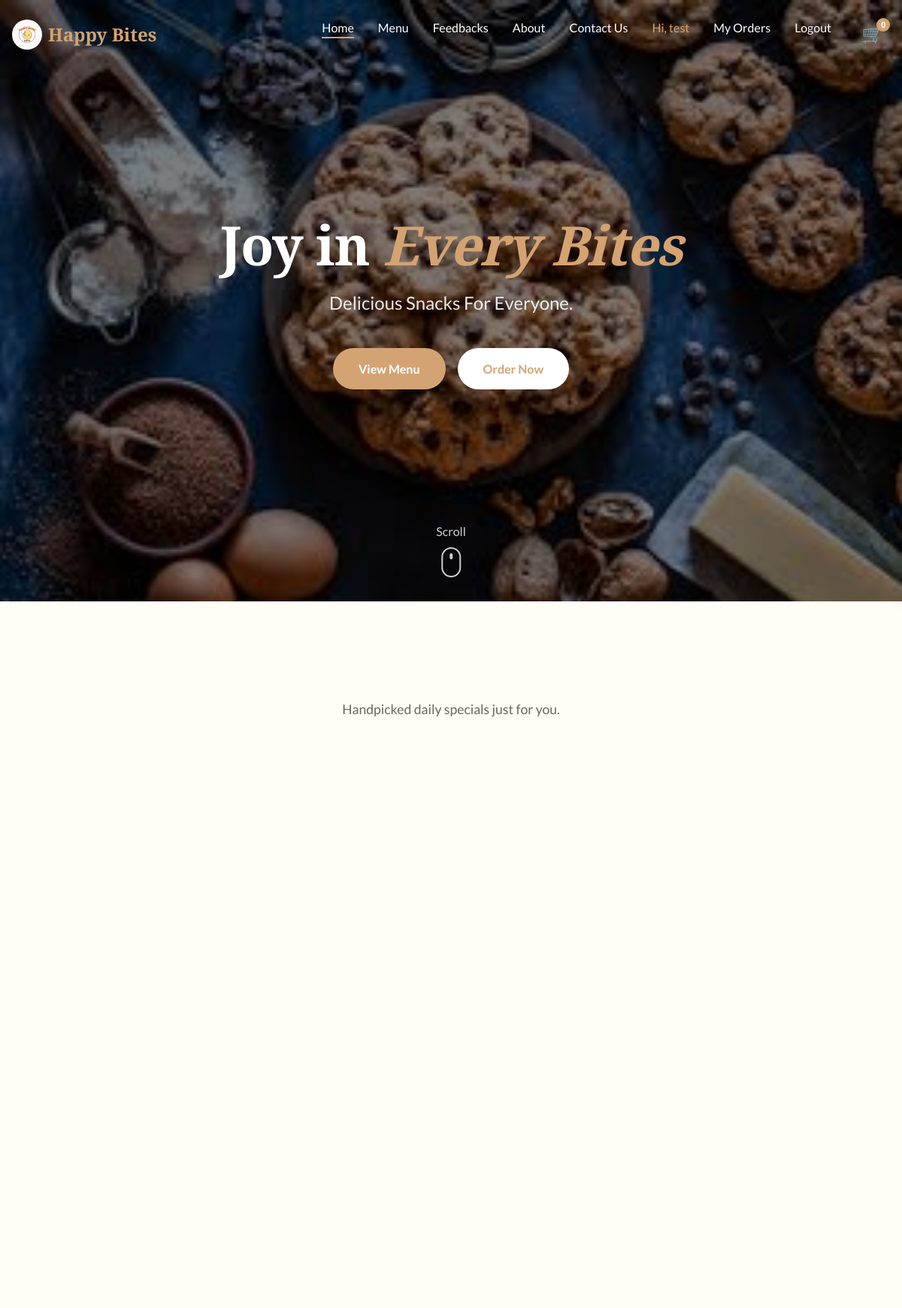
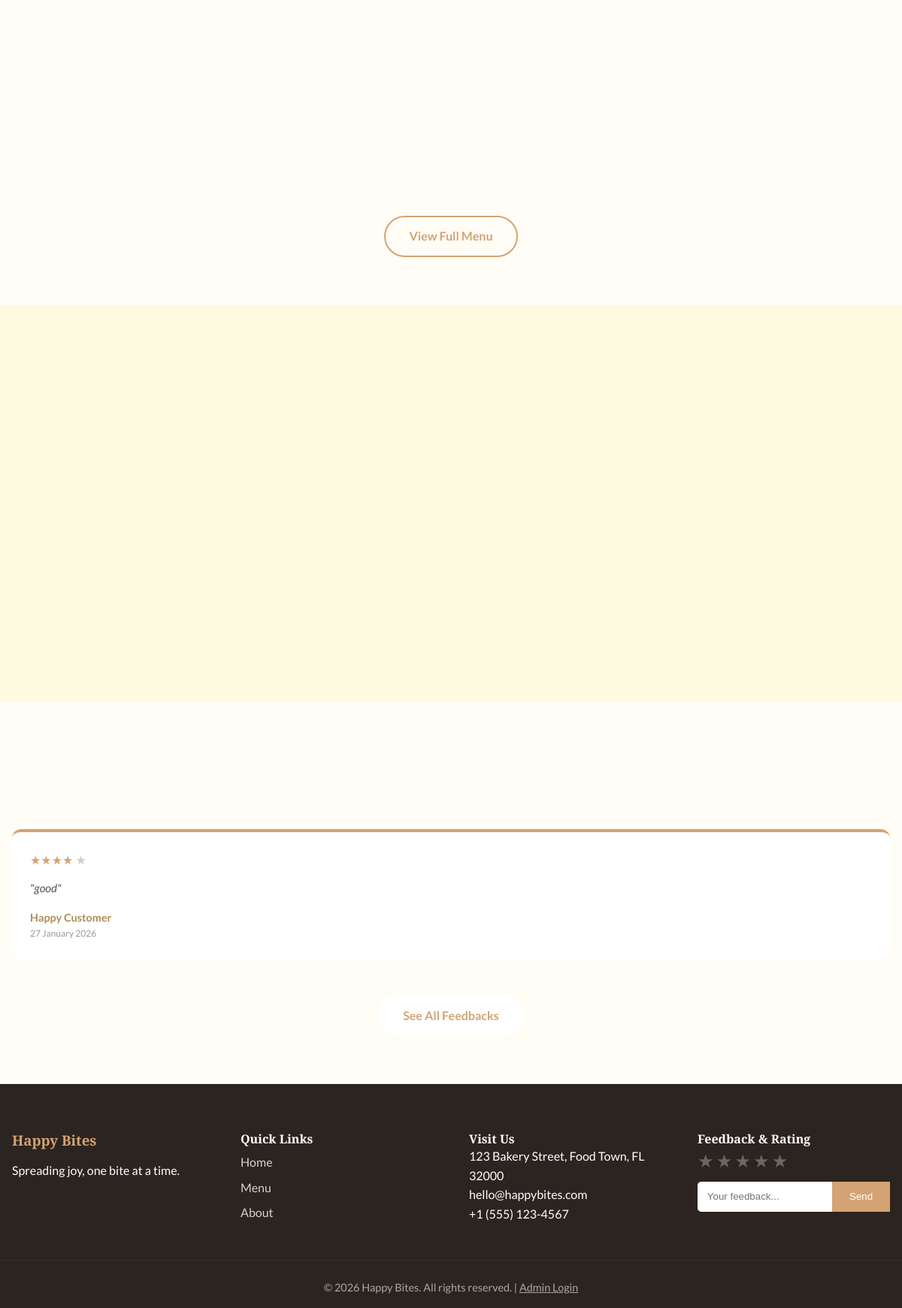
Page / (signed in) on the committed database (2 pictures, top to bottom).
### app1.py (models this page shows)
class Feedback(db.Model):
    id = db.Column(db.Integer, primary_key=True)
    rating = db.Column(db.Integer, nullable=False)
    message = db.Column(db.Text, nullable=True)
    timestamp = db.Column(db.DateTime, default=datetime.utcnow)

class StoreSettings(db.Model):
    id = db.Column(db.Integer, primary_key=True)
    address = db.Column(db.Text, nullable=False, default='123 Bakery Street, Food Town, FL 32000')
    phone = db.Column(db.String(20), nullable=False, default='+1 (555) 123-4567')
    email = db.Column(db.String(120), nullable=False, default='hello@happybites.com')
    instagram = db.Column(db.String(255), nullable=True)
    facebook = db.Column(db.String(255), nullable=True)
    twitter = db.Column(db.String(255), nullable=True)
    whatsapp = db.Column(db.String(20), nullable=True)
    linkedin = db.Column(db.String(255), nullable=True)

### app1.py (the view)
@app.route('/')
def home():
    featured_products = Product.query.limit(4).all()
    recent_feedbacks = Feedback.query.order_by(Feedback.timestamp.desc()).limit(5).all()
    return render_template('index.html', products=featured_products, testimonials=recent_feedbacks)

### app1.py (called while the page is built)
@app.context_processor
def inject_settings():
    settings = StoreSettings.query.first()
    if not settings:
        settings = StoreSettings()
        db.session.add(settings)
        db.session.commit()
    return dict(store_settings=settings)

### templates/index.html (shortened to what this page needs)
<!DOCTYPE html>
<html lang="en">
<head>
    <link rel="stylesheet" href="https://cdnjs.cloudflare.com/ajax/libs/font-awesome/6.0.0/css/all.min.css">
    <link rel="stylesheet" href="/static/style.css">
</head>
<body>
    <nav class="navbar" id="navbar">
        <div class="container nav-container">
            <a href="#" class="logo">
                <img src="static/assets/images/logo.jpeg" alt="Happy Bites Logo" class="logo-img">
                <span class="logo-text">Happy Bites</span>
            </a>
            <ul class="nav-links">
                <li><a href="#home" class="nav-link active">Home</a></li>
                <li><a href="/menu" class="nav-link">Menu</a></li>
                <li><a href="/feedbacks" class="nav-link">Feedbacks</a></li>
                <li><a href="#about" class="nav-link">About</a></li>
                <li><a href="#contact" class="nav-link">Contact Us</a></li>
                {% if session.user_logged_in %}
                <li><a href="#" class="nav-link" style="color: var(--primary);">Hi, {{ session.full_name.split()[0]
                        }}</a></li>
                <li><a href="/my_orders" class="nav-link">My Orders</a></li>
                <li><a href="/logout" class="nav-link">Logout</a></li>
                {% else %}
                <li><a href="/login" class="nav-link">Login</a></li>
                {% endif %}
                <li class="cart-item">
                    <button class="cart-btn" aria-label="View Cart">
                        <span class="cart-icon">🛒</span>
                        <span class="cart-count">0</span>
                    </button>
                </li>
            </ul>
        </div>
    </nav>
    <header id="home" class="hero">
        <div class="hero-bg">
            <img src="static/assets/images/cookies.jpg" alt="Delicious Cookies" class="hero-video">
            <div class="overlay"></div>
        </div>
        <div class="container hero-content">
            <h1 class="hero-title">Joy in <span class="highlight">Every Bites</span></h1>
            <p class="hero-subtitle">Delicious Snacks For Everyone.
            </p>
            <div class="hero-buttons">
                <a href="/menu" class="btn btn-primary">View Menu</a>
                <a href="#menu" class="btn btn-secondary">Order Now</a>
            </div>
        </div>
        <div class="scroll-indicator">
            <span>Scroll</span>
            <div class="mouse"></div>
        </div>
    </header>
    <section id="menu" class="section menu-section">
        <div class="container">
            <div class="section-header text-center">
                <p class="section-desc">Handpicked daily specials just for you.</p>
            </div>
            <div class="menu-grid">
        </div>
        <div class="center-btn">
            <a href="/menu" class="btn btn-outline">View Full Menu</a>
        </div>
        </div>
    </section>
    <section id="about" class="section about-section">
        <div class="container about-grid">
            <div class="about-image">
                <div class="image-stack">
                </div>
            </div>
        </div>
    </section>
    {% if testimonials %}
    <section class="section" style="background: var(--light-bg);">
        <div class="container">
            <div class="testimonials-grid"
                style="display: grid; grid-template-columns: repeat(auto-fit, minmax(280px, 1fr)); gap: 1.5rem; margin-top: 3rem;">
                {% for t in testimonials %}
                <div class="testimonial-card"
                    style="background: white; padding: 1.5rem; border-radius: var(--radius); box-shadow: var(--shadow-soft); text-align: left; border-top: 4px solid var(--primary);">
                    <div style="color: var(--primary); font-size: 1rem; margin-bottom: 0.8rem;">
                        {% for i in range(t.rating) %}★{% endfor %}
                        {% for i in range(5 - t.rating) %}<span style="color: #ccc;">★</span>{% endfor %}
                    </div>
                    <p
                        style="font-style: italic; color: #555; margin-bottom: 1rem; line-height: 1.5; font-size: 0.95rem;">
                        "{{ t.message }}"</p>
                    <div style="font-weight: 700; color: var(--primary-dark); font-size: 0.9rem;">Happy Customer</div>
                    <div style="font-size: 0.75rem; color: #999;">{{ t.timestamp.strftime('%d %B %Y') }}</div>
                </div>
                {% endfor %}
            </div>
        </div>
        <div style="text-align: center; margin-top: 3rem;">
            <a href="/feedbacks" class="btn btn-secondary">See All Feedbacks</a>
        </div>
    </section>
    {% endif %}
    <footer id="contact" class="site-footer">
        <div class="container footer-content">
            <div class="footer-brand">
                <h3>Happy Bites</h3>
                <p>Spreading joy, one bite at a time.</p>
            </div>
            <div class="footer-links">
                <h4>Quick Links</h4>
                <a href="#home">Home</a>
                <a href="#menu">Menu</a>
                <a href="#about">About</a>
            </div>
            <div class="footer-contact">
                <h4>Visit Us</h4>
                <p>{{ store_settings.address }}</p>
                <p>{{ store_settings.email }}</p>
                <p>{{ store_settings.phone }}</p>
            </div>
            <div class="footer-newsletter">
                <h4>Feedback & Rating</h4>
                <form class="feedback-form" id="feedbackForm">
                    <div class="star-rating">
                        <input type="radio" id="star5" name="rating" value="5" /><label for="star5"
                            title="5 stars">★</label>
                        <input type="radio" id="star4" name="rating" value="4" /><label for="star4"
                            title="4 stars">★</label>
                        <input type="radio" id="star3" name="rating" value="3" /><label for="star3"
                            title="3 stars">★</label>
                        <input type="radio" id="star2" name="rating" value="2" /><label for="star2"
                            title="2 stars">★</label>
                        <input type="radio" id="star1" name="rating" value="1" /><label for="star1"
                            title="1 star">★</label>
                    </div>
                    <div class="feedback-input-group">
                        <input type="text" id="feedbackMsg" placeholder="Your feedback..." required>
                        <button type="submit">Send</button>
                    </div>
                </form>
            </div>
        </div>
        <div class="footer-bottom text-center">
            <p>&copy; 2026 Happy Bites. All rights reserved. | <a href="/admin"
                    style="color: inherit; text-decoration: underline;">Admin Login</a></p>
        </div>
    </footer>
</body>
</html>

### rows in the picture
Feedback: message "good", timestamp "27 January 2026"
StoreSettings: address "123 Bakery Street, Food Town, FL 32000", email "hello@happybites.com", phone "+1 (555) 123-4567"

### other values in the picture
{{ session.full_name.split()[0] }} "test"
